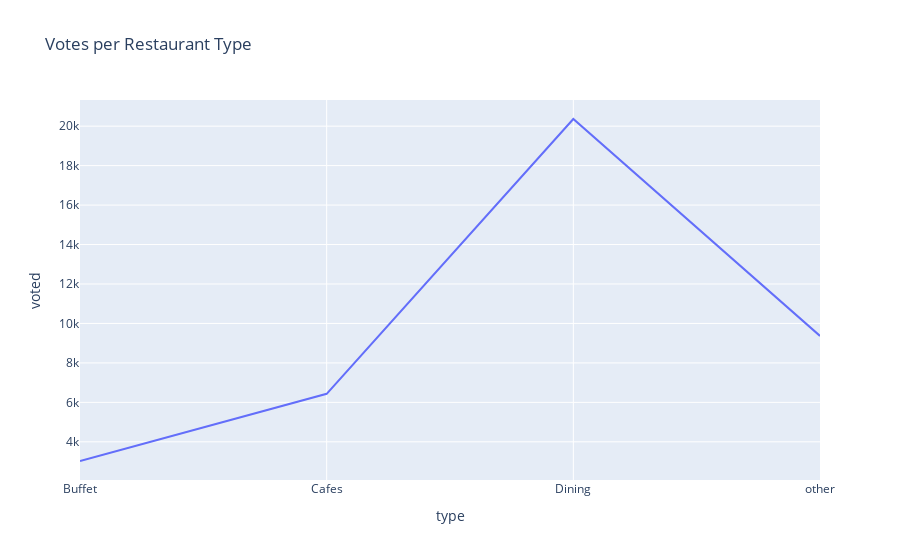

The cell this chart's notebook holds for it:
### Code cell
fig = px.line(collapsed, x="type", y="voted", title="Votes per Restaurant Type")
fig.show()

### Figure 1 — Plotly figure (JSON) as saved in the notebook; plotly's stock layout.template omitted (floating-point values rounded to 4 significant figures)
{"data": [{"hovertemplate": "type=%{x}<br>voted=%{y}<extra></extra>", "legendgroup": "", "line": {"color": "#636efa", "dash": "solid"}, "marker": {"symbol": "circle"}, "mode": "lines", "name": "", "orientation": "v", "showlegend": false, "type": "scatter", "x": ["Buffet", "Cafes", "Dining", "other"], "xaxis": "x", "y": [3028, 6434, 20363, 9367], "yaxis": "y"}], "layout": {"autosize": true, "legend": {"tracegroupgap": 0}, "title": {"text": "Votes per Restaurant Type"}, "xaxis": {"anchor": "y", "autorange": true, "domain": [0, 1], "range": [0, 3], "title": {"text": "type"}, "type": "category"}, "yaxis": {"anchor": "x", "autorange": true, "domain": [0, 1], "range": [2065.0, 21330.0], "title": {"text": "voted"}, "type": "linear"}}}
